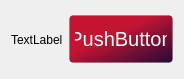
<?xml version="1.0" encoding="UTF-8"?>
<ui version="4.0">
 <class>Form</class>
 <widget class="QWidget" name="Form">
  <property name="geometry">
   <rect>
    <x>0</x>
    <y>0</y>
    <width>184</width>
    <height>79</height>
   </rect>
  </property>
  <property name="windowTitle">
   <string>Form</string>
  </property>
  <property name="styleSheet">
   <string notr="true">QPushButton{
height: 36px;
border: 1px solid;
border-radius: 4px;
border-color:  rgba(0, 0, 0, 0.12);
color: #ffffff;
font: &quot;Roboto&quot;;
font-size: 20px;
padding: 5px;
background-color: qlineargradient(spread:pad, x1:0, y1:0, x2:1, y2:1, stop:0.414773 rgba(195, 20, 50, 255), stop:1 rgba(36, 11, 54, 255));
}
QPushButton::hover{
	background-color: qlineargradient(spread:pad, x1:0, y1:0, x2:1, y2:1, stop:0.0852273 rgba(195, 20, 50, 255), stop:1 rgba(36, 11, 54, 255));
}
QPushButton::pressed{
	background-color: qlineargradient(spread:pad, x1:0, y1:0, x2:1, y2:1, stop:0 rgba(157, 16, 40, 255), stop:0.590909 rgba(38, 12, 56, 255));
}</string>
  </property>
  <layout class="QHBoxLayout" name="horizontalLayout_2">
   <item>
    <widget class="QLabel" name="label">
     <property name="text">
      <string>TextLabel</string>
     </property>
    </widget>
   </item>
   <item>
    <widget class="QPushButton" name="pushButton">
     <property name="sizePolicy">
      <sizepolicy hsizetype="Fixed" vsizetype="Fixed">
       <horstretch>0</horstretch>
       <verstretch>0</verstretch>
      </sizepolicy>
     </property>
     <property name="minimumSize">
      <size>
       <width>10</width>
       <height>0</height>
      </size>
     </property>
     <property name="baseSize">
      <size>
       <width>10</width>
       <height>0</height>
      </size>
     </property>
     <property name="text">
      <string>PushButton</string>
     </property>
    </widget>
   </item>
  </layout>
 </widget>
 <resources/>
 <connections/>
</ui>
